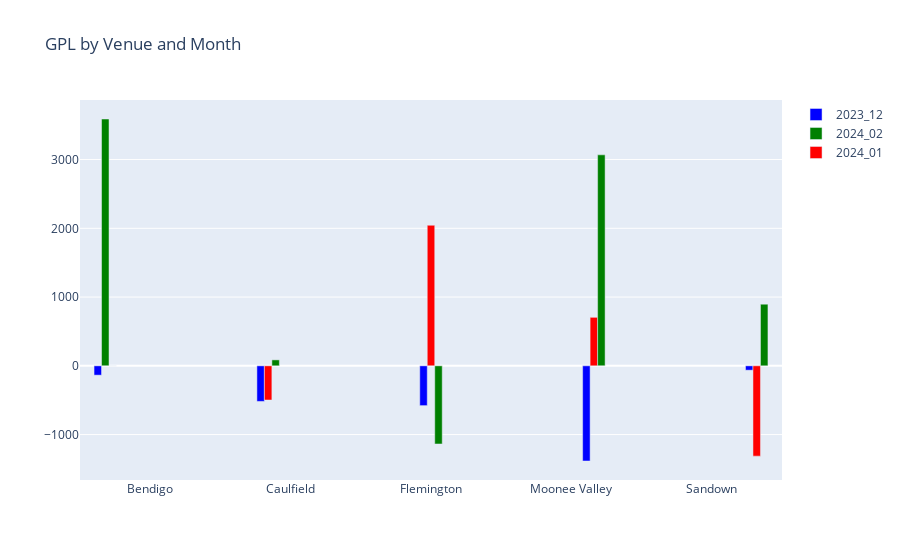

Here is the notebook cell this chart was saved with:
### Code cell
# Create a bar chart with grouped bars for each venue and month
fig = go.Figure()

colors = ['blue', 'green', 'red']

# Loop through each venue
for venue in signif_summary_month['venue'].unique():
    venue_data = signif_summary_month[signif_summary_month['venue'] == venue]
    # Add a bar for each month of the venue
    for month, gpl in zip(venue_data['month'], venue_data['gpl']):
        # Determine the color based on the month index
        month_index = signif_summary_month['month'].unique().tolist().index(month)
        fig.add_trace(
            go.Bar(
                x=[venue],
                y=[gpl],
                name=month,
                legendgroup=venue,
                showlegend=True if venue == signif_summary_month['venue'].unique()[0] else False, # Show legend only for the first venue
                # legendgrouptitle_text=venue,
                marker_color=colors[month_index] # Assign color based on month index
            )
        )

# Update layout for better visualization
fig.update_layout(barmode='group', title_text="GPL by Venue and Month")

# Display the plot
fig.show()

### Figure 1 — Plotly figure (JSON) as saved in the notebook; plotly's stock layout.template omitted (floating-point values rounded to 4 significant figures)
{"data": [{"legendgroup": "Bendigo", "marker": {"color": "blue"}, "name": "2023_12", "showlegend": true, "type": "bar", "x": ["Bendigo"], "y": [-135.9]}, {"legendgroup": "Bendigo", "marker": {"color": "green"}, "name": "2024_02", "showlegend": true, "type": "bar", "x": ["Bendigo"], "y": [3589.0]}, {"legendgroup": "Bendigo", "marker": {"color": "red"}, "name": "2024_01", "showlegend": true, "type": "bar", "x": ["Bendigo"], "y": [0]}, {"legendgroup": "Caulfield", "marker": {"color": "blue"}, "name": "2023_12", "showlegend": false, "type": "bar", "x": ["Caulfield"], "y": [-517.5]}, {"legendgroup": "Caulfield", "marker": {"color": "red"}, "name": "2024_01", "showlegend": false, "type": "bar", "x": ["Caulfield"], "y": [-497.3]}, {"legendgroup": "Caulfield", "marker": {"color": "green"}, "name": "2024_02", "showlegend": false, "type": "bar", "x": ["Caulfield"], "y": [86.36]}, {"legendgroup": "Flemington", "marker": {"color": "blue"}, "name": "2023_12", "showlegend": false, "type": "bar", "x": ["Flemington"], "y": [-579.0]}, {"legendgroup": "Flemington", "marker": {"color": "red"}, "name": "2024_01", "showlegend": false, "type": "bar", "x": ["Flemington"], "y": [2044.0]}, {"legendgroup": "Flemington", "marker": {"color": "green"}, "name": "2024_02", "showlegend": false, "type": "bar", "x": ["Flemington"], "y": [-1137.0]}, {"legendgroup": "Moonee Valley", "marker": {"color": "blue"}, "name": "2023_12", "showlegend": false, "type": "bar", "x": ["Moonee Valley"], "y": [-1384.0]}, {"legendgroup": "Moonee Valley", "marker": {"color": "red"}, "name": "2024_01", "showlegend": false, "type": "bar", "x": ["Moonee Valley"], "y": [705.3]}, {"legendgroup": "Moonee Valley", "marker": {"color": "green"}, "name": "2024_02", "showlegend": false, "type": "bar", "x": ["Moonee Valley"], "y": [3068.0]}, {"legendgroup": "Sandown", "marker": {"color": "blue"}, "name": "2023_12", "showlegend": false, "type": "bar", "x": ["Sandown"], "y": [-63.59]}, {"legendgroup": "Sandown", "marker": {"color": "red"}, "name": "2024_01", "showlegend": false, "type": "bar", "x": ["Sandown"], "y": [-1313.0]}, {"legendgroup": "Sandown", "marker": {"color": "green"}, "name": "2024_02", "showlegend": false, "type": "bar", "x": ["Sandown"], "y": [896.0]}], "layout": {"barmode": "group", "title": {"text": "GPL by Venue and Month"}}}
